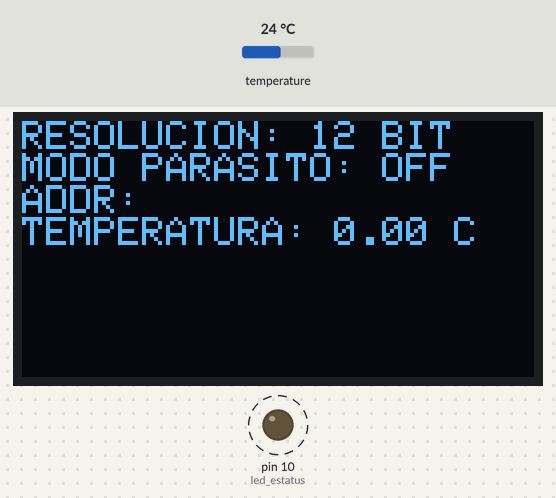
Recording of a sketch running on a simulated Arduino Uno, built with avr-gcc and run on an emulated ATmega328P. On the bench: 128×64 one-colour display, output pins drawn as LEDs (lit = HIGH). Dashed ring = blinking. Inputs (shaded band) come from the test bench; at power-on: temperature 24 °C. The display library's start-up logo is not drawn; what the sketch prints to the serial monitor is not drawn.

Above: at 0.2 s.
1.3 s: temperature set to 7 °C
At 4.0 s:
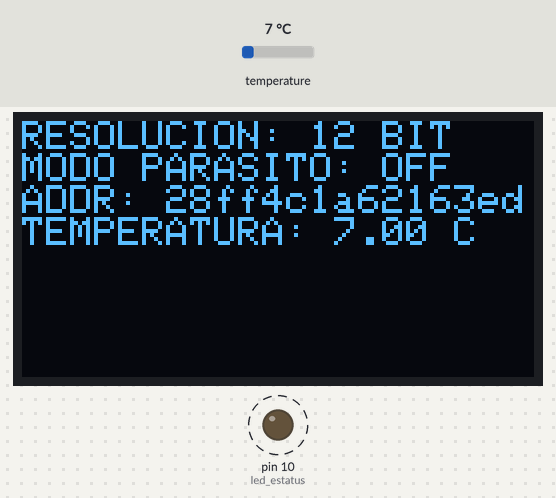
5.6 s: temperature set to 12 °C
At 8.0 s:
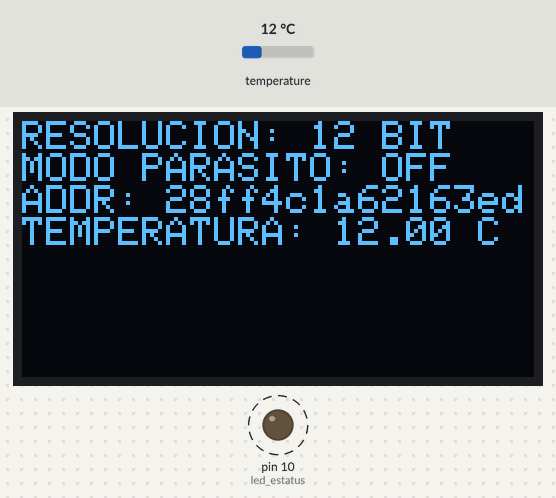
8.1 s: temperature set to 19 °C
Timing chart, 0 to 16.3 s (numbered marks = the images above; inputs shaded):
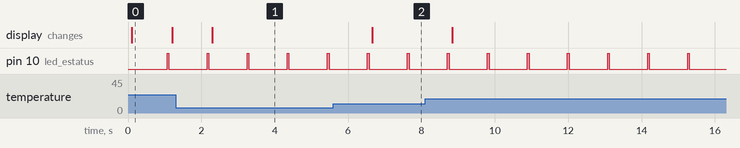

The sketch:

TesterOLED.ino
```cpp
#include <OneWire.h>
#include <DallasTemperature.h>
#include <Wire.h>
#include <Adafruit_SSD1306.h>
#define led_estatus 10
#define SCREEN_WIDTH 128 // OLED display width, in pixels
#define SCREEN_HEIGHT 64 // OLED display height, in pixels
#define OLED_RESET     4 // Reset pin # (or -1 if sharing Arduino reset pin)
#define SCREEN_ADDRESS 0x3C ///< See datasheet for Address; 0x3D for 128x64, 0x3C for 128x32
Adafruit_SSD1306 display(SCREEN_WIDTH, SCREEN_HEIGHT, &Wire, OLED_RESET);

#define ONE_WIRE_BUS 4
OneWire oneWire(ONE_WIRE_BUS);
DallasTemperature sensors(&oneWire);
int numberOfDevices; // Number of temperature devices found
DeviceAddress tempDeviceAddress; // We'll use this variable to store a found device address
String modo[]={"OFF","ON"};
String DIR;
float tempC;
void setup(void)
{
    if(!display.begin(SSD1306_SWITCHCAPVCC, SCREEN_ADDRESS)) {
    Serial.println(F("SSD1306 allocation failed"));
    for(;;); // Don't proceed, loop forever
  }
pinMode(led_estatus,OUTPUT);
  // Show initial display buffer contents on the screen --
  // the library initializes this with an Adafruit splash screen.
  display.display();

  Serial.begin(9600);
  Serial.println("Dallas Temperature IC Control Library Demo");
sensors.begin();
numberOfDevices = sensors.getDeviceCount();
  Serial.print("Locating devices...");
  Serial.print("Found ");
  Serial.print(numberOfDevices, DEC);
  Serial.println(" devices.");
}

// function to print the temperature for a device
void printTemperature(DeviceAddress deviceAddress)
{
  // method 1 - slower
  //Serial.print("Temp C: ");
  //Serial.print(sensors.getTempC(deviceAddress));
  //Serial.print(" Temp F: ");
  //Serial.print(sensors.getTempF(deviceAddress)); // Makes a second call to getTempC and then converts to Fahrenheit

  // method 2 - faster
  float tempC = sensors.getTempC(deviceAddress);
  if(tempC == DEVICE_DISCONNECTED_C)
  {
    Serial.println("Error: Could not read temperature data");
    return;
  }
  Serial.print("Temp C: ");
  Serial.println(tempC);
}

void loop(void)
{


  display.clearDisplay();

  display.setTextSize(1); // Draw 2X-scale text
  display.setTextColor(SSD1306_WHITE);
  display.setCursor(0, 0);
  display.print("RESOLUCION: ");
  display.print(sensors.getResolution(tempDeviceAddress));
  display.println(" BIT");
  display.print("MODO PARASITO: ");
  display.println(modo[sensors.isParasitePowerMode()]);
  display.print("ADDR: ");
  display.println(DIR);
  display.print("TEMPERATURA: ");
  display.print(tempC);
    display.print(" C");
  display.display();      // Show initial text
  delay(100);
  DIR="";
  // Loop through each device, print out address
  for(int i=0;i<numberOfDevices; i++)
  {
    // Search the wire for address
    if(sensors.getAddress(tempDeviceAddress, i))
	{
		Serial.print("Found device ");
		Serial.print(i, DEC);
		Serial.print(" with address: ");
		printAddress(tempDeviceAddress);
		Serial.println();

		Serial.print("Setting resolution to ");


		Serial.print("Resolution actually set to: ");
		Serial.print(sensors.getResolution(tempDeviceAddress), DEC);
		Serial.println();
	}
  else{
		Serial.print("Found ghost device at ");
		Serial.print(i, DEC);
		Serial.print(" but could not detect address. Check power and cabling");
	}
  }
    Serial.print("Requesting temperatures...");
  sensors.requestTemperatures(); // Send the command to get temperatures
  Serial.println("DONE");

  Serial.print("Parasite power is: ");
  if (sensors.isParasitePowerMode()) Serial.println("ON");
  else Serial.println("OFF");

  // Loop through each device, print out temperature data
  for(int i=0;i<numberOfDevices; i++)
  {
    // Search the wire for address
    if(sensors.getAddress(tempDeviceAddress, i))
	{
		// Output the device ID
		Serial.print("Temperature for device: ");
		Serial.println(i,DEC);
	 tempC = sensors.getTempC(tempDeviceAddress);
  if(tempC == DEVICE_DISCONNECTED_C)
  {

    Serial.println("Error: Could not read temperature data");
    return;
  }
  else{
    digitalWrite(led_estatus,1);
    delay(50);
    digitalWrite(led_estatus,0);
    delay(50);
  }
  Serial.print("Temp C: ");
  Serial.println(tempC);
		// It responds almost immediately. Let's print out the data
		//printTemperature(tempDeviceAddress); // Use a simple function to print out the data
	}
	//else ghost device! Check your power requirements and cabling

  }

}

// function to print a device address
void printAddress(DeviceAddress deviceAddress)
{
  for (uint8_t i = 0; i < 8; i++)
  {
    if (deviceAddress[i] < 16) Serial.print("0");
    Serial.print(deviceAddress[i], HEX);
    DIR=DIR+String(deviceAddress[i],HEX);
  }
}
```

Measured:
- after the input at 1.3 s, the display: changes after 0.99 s (image 1)
- after the input at 5.6 s, the display: changes after 1.1 s (image 2)
- by itself, pin 10 (led_estatus): alternates HIGH for 0.05 s and LOW for 1.0 s
- what the display in image 0 shows lasts 1.1 s, from 0.1 s to 1.2 s
